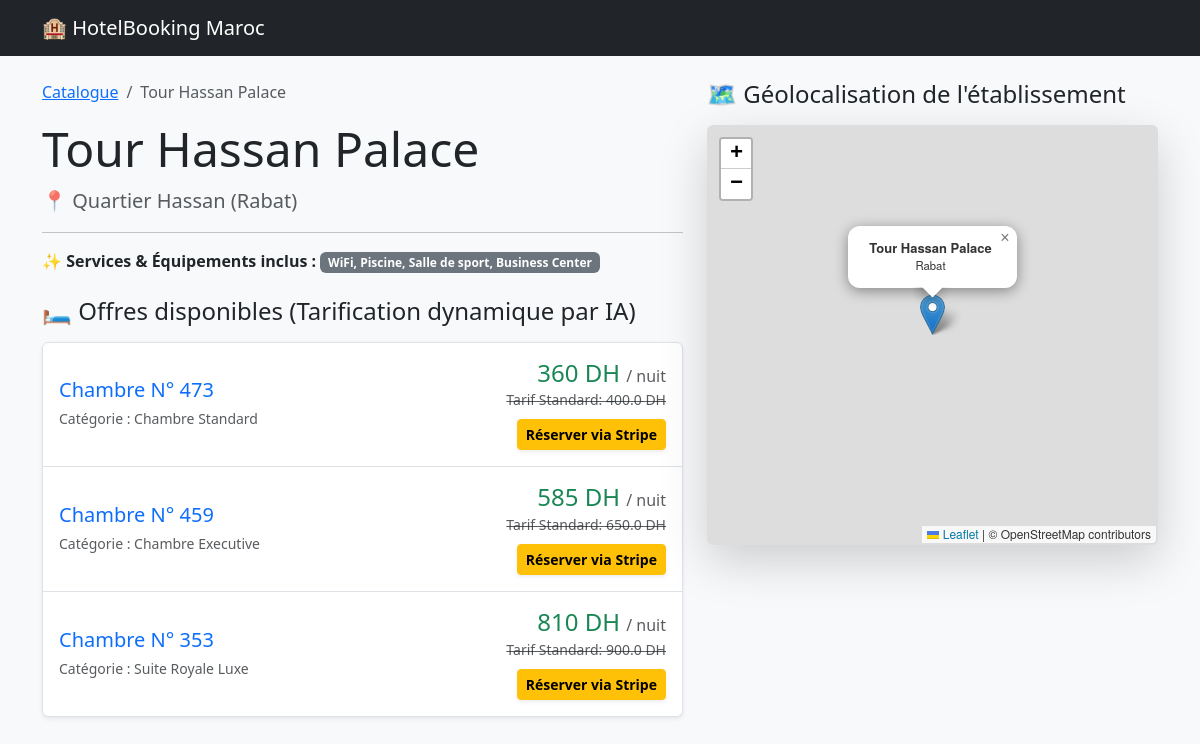
Page /hotel/4/ on the committed database.
### reservations/models.py (models this page shows, shortened)
class Hotel(models.Model):
    nom = models.CharField(max_length=100)
    ville = models.CharField(max_length=50)
    adresse = models.TextField()
    equipements = models.TextField(help_text="Séparés par des virgules")
    latitude = models.FloatField()
    longitude = models.FloatField()
    photo = ProcessedImageField(
        upload_to='hotels/',
        processors=[ResizeToFill(800, 450)],
        format='JPEG',
        options={'quality': 80},
        null=True, blank=True
    )

class Chambre(models.Model):
    hotel = models.ForeignKey(Hotel, on_delete=models.CASCADE, related_name='chambres')
    type_chambre = models.ForeignKey(TypeChambre, on_delete=models.CASCADE)
    numero_chambre = models.CharField(max_length=10)
    prix_base_nuit = models.FloatField()

class TypeChambre(models.Model):
    libelle = models.CharField(max_length=50) # Standard, Suite, etc.

### reservations/views.py (the view)
# urls.py: path('hotel/<int:hotel_id>/', views.voir_hotel, name='voir_hotel'),
def voir_hotel(models_request, hotel_id):
    target_id = int(hotel_id)
    try:
        hotel = Hotel.objects.get(pk=target_id)
        chambres = Chambre.objects.filter(hotel=hotel)
        chambres_ia = []
        for ch in chambres:
            prix_ia = int(float(ch.prix_base_nuit) * 0.9)
            chambres_ia.append({'chambre': ch, 'prix_ia': prix_ia})
        return render(models_request, 'reservations/detail_hotel.html', {
            'hotel': hotel,
            'chambres_ia': chambres_ia
        })
    except (Hotel.DoesNotExist, ValueError):
        if target_id == 2:
            class MockHotel2:
                id = 2
                nom = "Riad Dar Plasma"
                ville = "Marrakech"
                adresse = "Derb Aarjane, Medina Marrakech"
                equipements = "Traditional Hammam, Rooftop Terrace, Free Breakfast, Wi-Fi"
                latitude = 31.6295
                longitude = -7.9811
            class MockType2: libelle = "Luxury Authentic Riad Suite"
            chambres_ia = [
                {'chambre': type('Ch', (), {'id': 3, 'numero_chambre': "Suite Royale 1", 'type_chambre': MockType2(), 'prix_base_nuit': 1100})(), 'prix_ia': 950},
                {'chambre': type('Ch', (), {'id': 4, 'numero_chambre': "Chambre Atlas", 'type_chambre': MockType2(), 'prix_base_nuit': 750})(), 'prix_ia': 640}
            ]
            return render(models_request, 'reservations/detail_hotel.html', {'hotel': MockHotel2(), 'chambres_ia': chambres_ia})
        else:
            class MockHotel1:
                id = 1
                nom = "Hotel Atlantique Safi"
                ville = "Safi"
                adresse = "Boulevard Mohamed V, Safi Beach"
                equipements = "Wi-Fi, Ocean View, Infinity Pool, Gym"
                latitude = 32.2957
                longitude = -9.2315
            class MockType1: libelle = "Sea View Superior Room"
            chambres_ia = [
                {'chambre': type('Ch', (), {'id': 1, 'numero_chambre': "206", 'type_chambre': MockType1(), 'prix_base_nuit': 450})(), 'prix_ia': 399},
                {'chambre': type('Ch', (), {'id': 2, 'numero_chambre': "312", 'type_chambre': MockType1(), 'prix_base_nuit': 700})(), 'prix_ia': 620}
            ]
            return render(models_request, 'reservations/detail_hotel.html', {'hotel': MockHotel1(), 'chambres_ia': chambres_ia})

### Templates/reservations/detail_hotel.html (shortened to what this page needs)
{% extends 'base.html' %}
{% block content %}
<div class="row mt-4">
    <div class="col-md-7">
        <nav aria-label="breadcrumb">
            <ol class="breadcrumb">
                <li class="breadcrumb-item"><a href="{% url 'home' %}">Catalogue</a></li>
                <li class="breadcrumb-item active" aria-current="page">{{ hotel.nom }}</li>
            </ol>
        </nav>
        <h1 class="display-5 font-weight-bold">{{ hotel.nom }}</h1>
        <p class="text-muted fs-5">📍 {{ hotel.adresse }} ({{ hotel.ville }})</p>
        <hr>
        <p><strong>✨ Services & Équipements inclus :</strong> <span class="badge bg-secondary">{{ hotel.equipements }}</span></p>
        <h4 class="mt-4 mb-3">🛏️ Offres disponibles (Tarification dynamique par IA)</h4>
        <div class="list-group shadow-sm">
            {% if chambres_ia %}
                {% for item in chambres_ia %}
                <div class="list-group-item list-group-item-action d-flex justify-content-between align-items-center p-3">
                    <div>
                        <h5 class="mb-1 text-primary">Chambre N° {{ item.chambre.numero_chambre }}</h5>
                        <p class="mb-0 text-muted"><small>Catégorie : {{ item.chambre.type_chambre.libelle }}</small></p>
                    </div>
                    <div class="text-end">
                        <h4 class="text-success mb-0">{{ item.prix_ia }} DH <span class="fs-6 text-muted">/ nuit</span></h4>
                        <del class="text-muted"><small>Tarif Standard: {{ item.chambre.prix_base_nuit }} DH</small></del>
                        <br>
                        <a href="{% url 'creer_reservation' item.chambre.id %}" class="btn btn-warning btn-sm fw-bold mt-2 shadow-sm">Réserver via Stripe</a>
                    </div>
                </div>
                {% endfor %}
            {% else %}
                <div class="list-group-item text-center text-muted p-4">
                    Aucune chambre répertoriée pour cet hôtel actuellement. Ajoutez-en depuis l'espace admin.
                </div>
            {% endif %}
        </div>
    </div>
    <div class="col-md-5">
        <h4 class="mb-3">🗺️ Géolocalisation de l'établissement</h4>
        <div id="map" class="rounded shadow-lg" style="height: 420px; border: 2px solid #ddd;"></div>
    </div>
</div>
{% endblock %}

### rows in the picture
Hotel: nom "Tour Hassan Palace", adresse "Quartier Hassan", ville "Rabat", equipements "WiFi, Piscine, Salle de sport, Business Center"
Chambre: chambre.numero_chambre "473", chambre.type_chambre.libelle "Chambre Standard", prix_ia "360", chambre.prix_base_nuit "400.0"
Chambre: chambre.numero_chambre "459", chambre.type_chambre.libelle "Chambre Executive", prix_ia "585", chambre.prix_base_nuit "650.0"
Chambre: chambre.numero_chambre "353", chambre.type_chambre.libelle "Suite Royale Luxe", prix_ia "810", chambre.prix_base_nuit "900.0"
